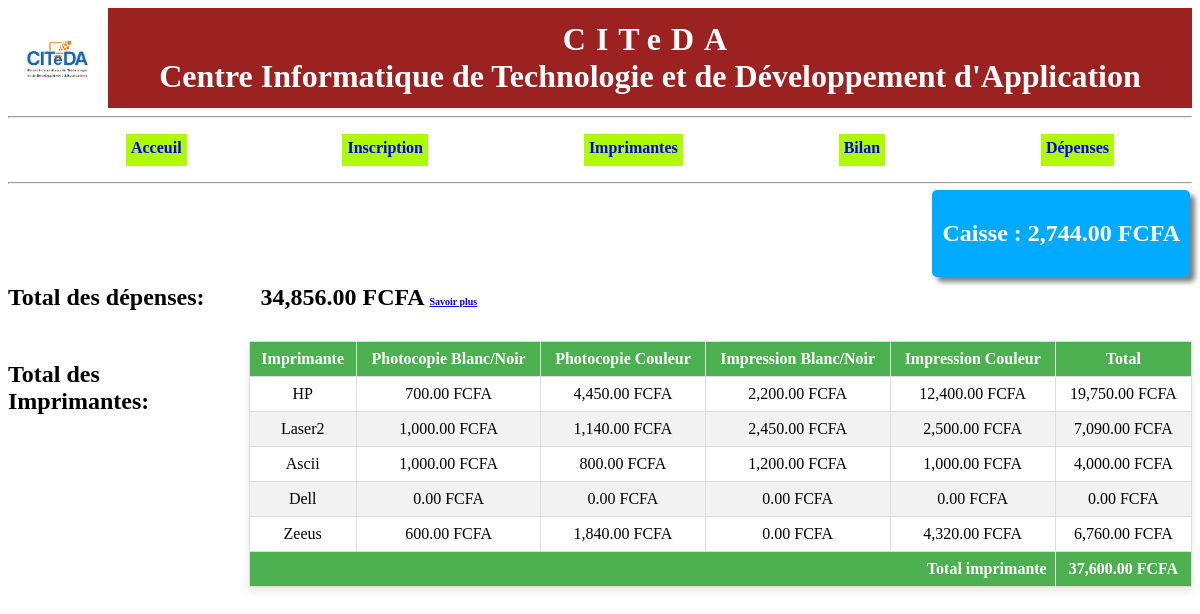
/caisse.php (signed in), run on the app's committed database.
### tables this page shows
CREATE TABLE `imprimente` (
  `idimpr` int(10) NOT NULL,
  `nomimpr` varchar(30) NOT NULL,
  `prixphbn` int(10) NOT NULL,
  `priximbn` int(10) NOT NULL,
  `prixphclr` int(10) NOT NULL,
  `priximclr` int(10) NOT NULL
);

### caisse.php (the view, shortened to what this page needs)
<?php
try {
    $bdd = new PDO('mysql:host=localhost;dbname=citeda', 'root', '');
} catch (Exception $e) {
    die('Erreur : ' . $e->getMessage());
}
$req = $bdd->prepare('SELECT * FROM imprimente');
$req->execute();
$totalDepenses = $bdd->query('SELECT SUM(montant) as total FROM depenses')->fetch(PDO::FETCH_ASSOC)['total'];
include "header.php";
?>
<!DOCTYPE html>
<html lang="fr">
<head>
    <link rel="stylesheet" type="text/css" href="header.css">
</head>
<body>
    <div class="container">
        <div class="total-depenses">
            <h2><span style="margin-right:50px;">Total des dépenses:</span> <?= number_format($totalDepenses, 2) ?> FCFA
             <span  style="font-size:10px;"><a href="depense.php">Savoir plus</a></span></h2>
        </div>
        <div class="table-container">
         <h2 style="margin-right:50px;">Total des Imprimantes:</h2>
            <table>
                <thead>
                    <tr>
                        <th>Imprimante</th>
                        <th>Photocopie Blanc/Noir</th>
                        <th>Photocopie Couleur</th>
                        <th>Impression Blanc/Noir</th>
                        <th>Impression Couleur</th>
                        <th>Total</th>
                    </tr>
                </thead>
                <tbody id="totalsBody">
                <?php
                $total_caisse_impr = 0;
                while ($imprimante = $req->fetch()) {
                    $query = "SELECT h.date_his, i.nomimpr AS imprimante, h.d_i_phbn, h.n_i_phbn, h.d_i_phclr,
                        h.n_i_phclr, h.d_i_impbn, h.n_i_impbn, h.d_i_impclr, h.n_i_impclr,
                        i.prixphbn, i.priximbn, i.prixphclr, i.priximclr
                        FROM historique h
                        JOIN imprimente i ON h.idimpr = i.idimpr
                        WHERE h.idimpr = ?";
                    $stmt = $bdd->prepare($query);
                    $stmt->execute([$imprimante['idimpr']]);
                    $enregistrements = $stmt->fetchAll(PDO::FETCH_ASSOC);
                    $total_general = 0;
                    $bilan_phbn = 0;
                    $bilan_phclr = 0;
                    $bilan_impbn = 0;
                    $bilan_impclr = 0;
                    foreach ($enregistrements as $enregistrement) {
                        $total_phbn = ($enregistrement['n_i_phbn'] - $enregistrement['d_i_phbn']) * $enregistrement['prixphbn'];
                        $total_phclr = ($enregistrement['n_i_phclr'] - $enregistrement['d_i_phclr']) * $enregistrement['prixphclr'];
                        $total_impbn = ($enregistrement['n_i_impbn'] - $enregistrement['d_i_impbn']) * $enregistrement['priximbn'];
                        $total_impclr = ($enregistrement['n_i_impclr'] - $enregistrement['d_i_impclr']) * $enregistrement['priximclr'];
                        $total = $total_phbn + $total_phclr + $total_impbn + $total_impclr;
                        $total_general += $total;
                        $bilan_phbn += $total_phbn;
                        $bilan_phclr += $total_phclr;
                        $bilan_impbn += $total_impbn;
                        $bilan_impclr += $total_impclr;
                    }
                    ?>
                    <tr>
                        <td><?= $imprimante['nomimpr'] ?></td>
                        <td><?= number_format($bilan_phbn, 2) ?> FCFA</td>
                        <td><?= number_format($bilan_phclr, 2) ?> FCFA</td>
                        <td><?= number_format($bilan_impbn, 2) ?> FCFA</td>
                        <td><?= number_format($bilan_impclr, 2) ?> FCFA</td>
                        <td><?= number_format($total_general, 2) ?> FCFA</td>
                    </tr>
                    <?php
                    $total_caisse_impr += $total_general;
                }
                ?>
                </tbody>
                <tfoot>
                    <tr>
                        <td colspan="5">Total imprimante</td>
                        <td><?= number_format($total_caisse_impr, 2) ?> FCFA</td>
                    </tr>
                </tfoot>
            </table>
        </div>
    </div>
        <div class="total-caisse">
            <h2><span >Caisse :</span> <?= number_format($total_caisse_impr - $totalDepenses, 2) ?> FCFA</h2>
        </div>
</body>
</html>

### caisse.php (style rules this page uses)
.container { margin-top:100px; }
table { width: 100%; border-collapse: collapse; box-shadow: 0 4px 8px rgba(0, 0, 0, 0.1); }
table th, table td { border: 1px solid #ddd; padding: 8px; text-align: center; }
table th { background-color: #4CAF50; color: white; }
table tbody tr:nth-child(even) { background-color: #f2f2f2; }
table tfoot tr { background-color: #4CAF50; color: white; }
table tfoot td { font-weight: bold; }
tfoot tr td:first-child { text-align: right; }
.table-container { margin-top:30px; display:flex; }
.total-caisse { position:fixed; right:10px; top:190px; background-color: #0AF; color:white; padding:10px; border-radius:5px; box-shadow:5px 5px 5px rgba(0,0,0,0.5); }

### data on the page
imprimente: nomimpr "HP", bilan_phbn "700.00", bilan_phclr "4,450.00", bilan_impbn "2,200.00", bilan_impclr "12,400.00", total_general "19,750.00"
imprimente: nomimpr "Laser2", bilan_phbn "1,000.00", bilan_phclr "1,140.00", bilan_impbn "2,450.00", bilan_impclr "2,500.00", total_general "7,090.00"
imprimente: nomimpr "Ascii", bilan_phbn "1,000.00", bilan_phclr "800.00", bilan_impbn "1,200.00", bilan_impclr "1,000.00", total_general "4,000.00"
imprimente: nomimpr "Dell", bilan_phbn "0.00", bilan_phclr "0.00", bilan_impbn "0.00", bilan_impclr "0.00", total_general "0.00"
imprimente: nomimpr "Zeeus", bilan_phbn "600.00", bilan_phclr "1,840.00", bilan_impbn "0.00", bilan_impclr "4,320.00", total_general "6,760.00"

### other printed values
$totalDepenses "34,856.00"
$total_caisse_impr "37,600.00"
$total_caisse_impr - $totalDepenses "2,744.00"
